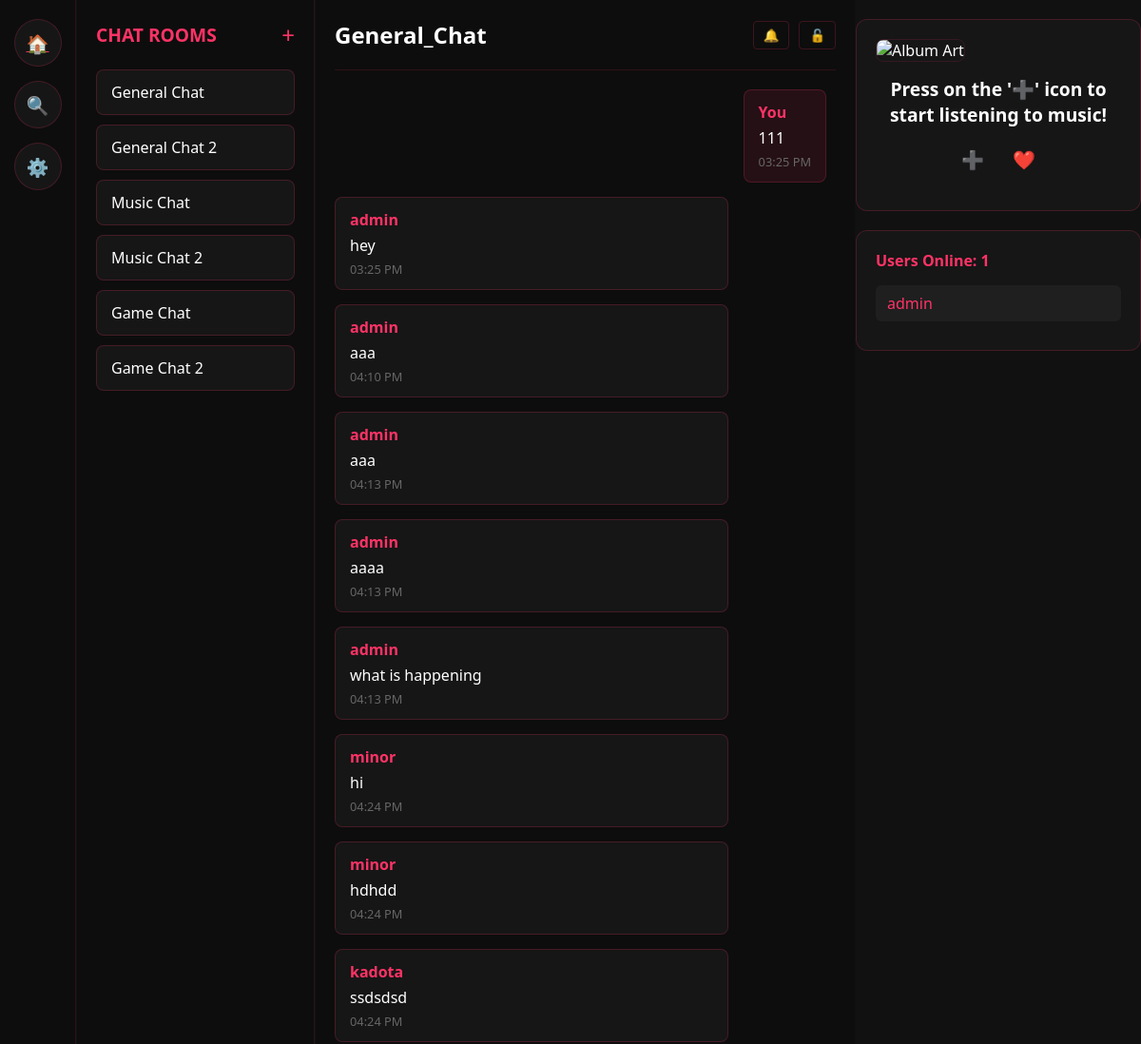
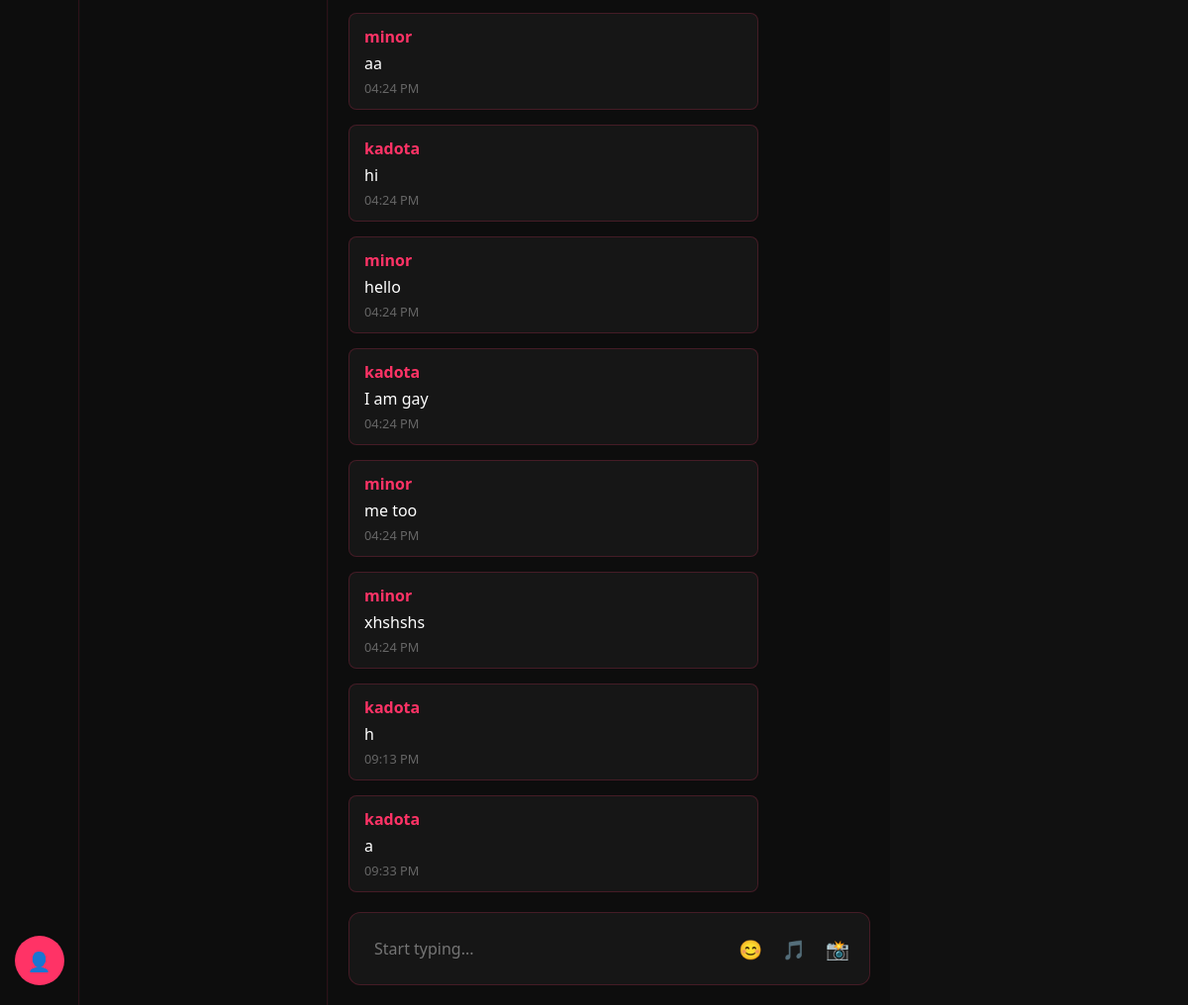
Screenshot of /home/chat/General_Chat/ (signed in) with the database file from the repository (2 pictures, top to bottom).
### Chat/models.py (models this page shows, shortened)
class ChatRoom(models.Model):
    room_name = models.CharField(max_length=100, unique=True)
    online_count = models.IntegerField(blank=True)
    online_users = models.JSONField(default=list, blank=True)

class ChatRoomMessages(models.Model):
    room = models.ForeignKey(ChatRoom, related_name="chat_messages", on_delete=models.CASCADE)
    sender = models.ForeignKey(settings.AUTH_USER_MODEL, on_delete=models.CASCADE)
    message = models.CharField(max_length=250)
    created = models.DateTimeField(default=datetime.datetime.now())
    class Meta:
        ordering = ['-created']

### Auth/models.py (models this page shows, shortened)
class CustomUser(AbstractBaseUser, PermissionsMixin):
    username = models.CharField(
        max_length=75,
        unique=True,
        validators=[MinLengthValidator(3)],
        error_messages={
            'unique': "A user with that username already exists.",
        }
    )
    email = models.EmailField(
        max_length=256,
        unique=True,
        validators=[EmailValidator()],
        error_messages={
            'unique': "A user with that email address already exists.",
        }
    )
    is_active = models.BooleanField(default=True)
    is_admin = models.BooleanField(default=False)
    is_staff = models.BooleanField(default=False)
    is_superuser = models.BooleanField(default=False)
    date_joined = models.DateTimeField(default=timezone.now)
    last_login = models.DateTimeField(blank=True, null=True)
    objects = CustomUserManager()
    USERNAME_FIELD = 'username'
    REQUIRED_FIELDS = ['email']
    class Meta:
        verbose_name = 'user'
        verbose_name_plural = 'users'
        ordering = ['-date_joined']

### Chat/views.py (the view)
# urls.py: path('home/chat/<str:chatroom>/', chatView, name='chatViewLogic'),
@login_required
def chatView(request, chatroom):
    chat_room = get_object_or_404(ChatRoom, room_name=chatroom)
    chat_messages = chat_room.chat_messages.all().order_by('created')
    action = request.POST.get('action')
    status = "valid"
    if action == "next-song":
        songs =Music.objects.all()
        randomsong = random.choice(songs)
        context = {
            'chat_room': chat_room,
            'chat_messages': chat_messages,
            'songs': randomsong,
            'status': status,
        }
        return render(request, 'chat/chat.html', context)
    else:
        songs = Music.objects.all()
        randomsong = random.choice(songs)
        context = {
            'chat_room': chat_room,
            'chat_messages': chat_messages,
        }
        return render(request, 'chat/chat.html', context)

### Chat/templates/chat/chat.html (shortened to what this page needs)
{% load static %}
<!DOCTYPE html>
<html lang="en">
<head>
    <link href="https://cdnjs.cloudflare.com/ajax/libs/font-awesome/6.0.0/css/all.min.css" rel="stylesheet">
    <link rel="stylesheet" href="{% static 'chatstyle.css' %}">
</head>
<body>
    <div class="container">
        <div class="side-nav">
            <a class="nav-button" href="{% url 'homeChatViewLogic' %}">🏠</a>
            <button class="nav-button">🔍</button>
            <button class="nav-button">⚙️</button>
            <button class="nav-button profile-button">👤</button>
        </div>
        <div class="chat-rooms">
            <div class="chat-rooms-header">
                <h2>Chat Rooms</h2>
                <button class="add-room">+</button>
            </div>
            <div class="room-list">
                <a href="{% url 'chatViewLogic' chatroom='General_Chat' %}"><div class="room-item">General Chat</div></a>
                <a href="{% url 'chatViewLogic' chatroom='General_Chat_2' %}"><div class="room-item">General Chat 2</div></a>
                <a href="{% url 'chatViewLogic' chatroom='Music_Chat' %}"><div class="room-item">Music Chat</div></a>
                <a href="{% url 'chatViewLogic' chatroom='Music_Chat_2' %}"><div class="room-item">Music Chat 2</div></a>
                <a href="{% url 'chatViewLogic' chatroom='Game_Chat' %}"><div class="room-item">Game Chat</div></a>
                <a href="{% url 'chatViewLogic' chatroom='Game_Chat_2' %}"><div class="room-item">Game Chat 2</div></a>
            </div>
        </div>
        <div class="chat-section">
            <div class="chat-header">
                <h2>{{chat_room.room_name}}</h2>
                <div class="chat-header-actions">
                    <button>🔔</button>
                    <button>🔓</button>
                </div>
            </div>
            <div class="chat-messages">
                {% for message in chat_messages %}
                {% if message.sender.username != request.user.username%}
                <div class="message">
                    <div class="user">{{ message.sender.username }} </div>
                    {{ message.message }}
                    <div class="timestamp">{{ message.created|date:"h:i A" }}</div>
                </div>
                {% else %}
                <div class="message sent">
                    <div class="user">You</div>
                    {{ message.message }}
                    <div class="timestamp">{{ message.created|date:"h:i A" }}</div>
                </div>
                {% endif %}
                {% endfor %}
            </div>
            <div class="input-area">
                <input type="text" placeholder="Start typing...">
                <div class="input-actions">
                    <button>😊</button>
                    <button>🎵</button>
                    <button>📸</button>
                </div>
            </div>
        </div>
        <div class="right-panel">
<div class="music-player">
    {% if songs%}
        {% if status == "valid" %}
        <img src="{{ songs.thumbnail.url }}" alt="Album Art" class="album-art">
        <div class="track-info">
            <h3>{{ songs.title }}</h3>
            <p>{{ songs.artist }}</p>
        </div>
        <audio controls>
            <source src="{{ songs.song.url }}" type="audio/mpeg">
            Your browser does not support the audio element.
        </audio>
        {%else%}
        {% comment %} <img src="{{ songs.thumbnail.url }}" alt="Album Art" class="album-art"> {% endcomment %}
        <div class="track-info">
            <h3>Not enough messages! Would you like to play a random song instead?</h3>
            <button>Yes </button>
            <button>No </button>
        </div>
        {%endif%}
    {% else %}
    <img src="https://media.discordapp.net/attachments/958193242892042261/1312454536354599043/image.png?ex=67547709&is=67532589&hm=a9118e22ee5eb5cd675d023041f6f98ba062c1b0e26127fa93e9b8548ff703f2&=&format=webp&quality=lossless" alt="Album Art" class="album-art">
    <div class="track-info">
        <h3>Press on the '➕' icon to start listening to music!</h3>
    </div>
    {% endif %}
    <div class="player-controls">
        <form method="post">
        <button type="submit" id="next-song" name="action" value="next-song" >➕</button>
    </form>
        <button type="submit" id="like-song" name="action" value="like-song">❤️</button>
    </div>
</div>
            <div class="users-section">
                <div class="online-count">
                    <span id='online-count'>Users Online: {{ chat_room.online_count}}</span>
                </div>
                <ul class="users-list">
                    {%for user in chat_room.online_users%}
                    {% if user %}
                    <li>
                        <a href= {%url 'profile' user%}><span> {{user}} </span>
                    </li>
                    {%endif%}
                    {%endfor%}
                </ul>
            </div>
        </div>
    </div>
</body>
</html>

### Chat/static/chatstyle.css (style rules this page uses)
* { margin: 0; padding: 0; box-sizing: border-box; font-family: 'Segoe UI', Tahoma, Geneva, Verdana, sans-serif; }
body { background-color: #0a0a0a; color: #fff; min-height: 100vh; overflow: hidden; }
.container { display: grid; grid-template-columns: 80px 250px 1fr 300px; height: 100vh; gap: 1px; background: #111; }
.side-nav { background: #0d0d0d; padding: 20px 10px; display: flex; flex-direction: column; align-items: center; gap: 15px; border-right: 1px solid #ff336622; }
.nav-button { width: 50px; height: 50px; border-radius: 50%; background: #161616; border: 1px solid #ff336633; color: #ff3366; cursor: pointer; transition: all 0.3s ease; display: flex; align-items: center; justify-content: center; font-size: 1.2rem; }
.profile-button { margin-top: auto; background: #ff3366; color: white; }
.chat-rooms { background: #0d0d0d; padding: 20px; border-right: 1px solid #ff336622; }
.chat-rooms-header { display: flex; justify-content: space-between; align-items: center; margin-bottom: 20px; }
.chat-rooms h2 { color: #ff3366; font-size: 1.2rem; text-transform: uppercase; }
.add-room { background: transparent; border: none; color: #ff3366; cursor: pointer; font-size: 1.5rem; transition: transform 0.3s ease; }
.room-list { display: flex; flex-direction: column; gap: 10px; max-height: calc(100vh - 100px); overflow-y: auto; }
.room-list a { text-decoration: none; color: inherit; }
.room-item { padding: 12px 15px; background: #161616; border: 1px solid #ff336633; border-radius: 8px; cursor: pointer; transition: all 0.3s ease; display: flex; justify-content: space-between; align-items: center; }
.chat-section { background: #0d0d0d; display: flex; flex-direction: column; padding: 20px; height: 100vh; overflow: hidden; }
.chat-header { padding-bottom: 20px; border-bottom: 1px solid #ff336622; margin-bottom: 20px; display: flex; justify-content: space-between; align-items: center; flex-shrink: 0; }
.chat-header-actions { display: flex; gap: 10px; }
.chat-header-actions button { background: transparent; border: 1px solid #ff336633; color: #ff3366; padding: 5px 10px; border-radius: 4px; cursor: pointer; transition: all 0.3s ease; }
.chat-messages { flex: 1; overflow-y: auto; padding-right: 10px; display: flex; flex-direction: column; gap: 15px; margin-bottom: 20px; scroll-behavior: smooth; }
.message { padding: 12px 15px; background: #161616; border: 1px solid #ff336633; border-radius: 8px; max-width: 80%; position: relative; animation: fadeIn 0.3s ease; }
.message .timestamp { font-size: 0.8rem; color: #666; margin-top: 5px; }
.message .user { color: #ff3366; font-weight: bold; margin-bottom: 5px; }
.message.sent { margin-left: auto; background: #ff33661a; }
.input-area { margin-top: auto; display: flex; gap: 15px; padding: 15px; background: #161616; border: 1px solid #ff336633; border-radius: 12px; flex-shrink: 0; }
.input-area input { flex: 1; padding: 10px; background: transparent; border: none; color: #fff; font-size: 1rem; }
.input-actions { display: flex; gap: 10px; }
.input-actions button { background: transparent; border: none; color: #ff3366; cursor: pointer; font-size: 1.2rem; transition: transform 0.3s ease; padding: 0 5px; }
.music-player { max-width: 400px; background: #161616; border-radius: 12px; padding: 20px; border: 1px solid #ff336633; margin: 20px auto; }
.album-art { width: 100%; height: 300px; object-fit: cover; border-radius: 8px; margin-bottom: 15px; border: 1px solid #ff336622; }
.track-info { text-align: center; margin-bottom: 15px; }
.track-info h3 { margin: 0; font-size: 1.2rem; color: #fff; }
.player-controls { display: flex; justify-content: center; gap: 20px; margin: 15px 0; }
.player-controls button { background: none; border: none; font-size: 1.2rem; cursor: pointer; padding: 5px; color: #ff3366; transition: transform 0.3s ease; }
.users-section { background: #161616; border: 1px solid #ff336633; border-radius: 12px; padding: 20px; margin-top: 20px; }
.online-count { color: #ff3366; margin-bottom: 15px; font-weight: bold; display: flex; justify-content: space-between; align-items: center; }
.users-list { list-style: none; display: flex; flex-direction: column; gap: 10px; }
.users-list a { text-decoration: none; color: #ff3366; }
.users-list li { padding: 8px 12px; background: #1f1f1f; border-radius: 6px; display: flex; justify-content: space-between; align-items: center; transition: all 0.3s ease; }

### rows the page displays
ChatRoom: room_name "General_Chat", online_count "1"
ChatRoomMessages: message "111", created "03:25 PM"
ChatRoomMessages: sender.username "admin", message "hey", created "03:25 PM"
ChatRoomMessages: sender.username "admin", message "aaa", created "04:10 PM"
ChatRoomMessages: sender.username "admin", message "aaa", created "04:13 PM"
ChatRoomMessages: sender.username "admin", message "aaaa", created "04:13 PM"
ChatRoomMessages: sender.username "admin", message "what is happening", created "04:13 PM"
ChatRoomMessages: sender.username "minor", message "hi", created "04:24 PM"
ChatRoomMessages: sender.username "minor", message "hdhdd", created "04:24 PM"
ChatRoomMessages: sender.username "kadota", message "ssdsdsd", created "04:24 PM"
ChatRoomMessages: sender.username "minor", message "aa", created "04:24 PM"
ChatRoomMessages: sender.username "kadota", message "hi", created "04:24 PM"
ChatRoomMessages: sender.username "minor", message "hello", created "04:24 PM"
ChatRoomMessages: sender.username "kadota", message "I am gay", created "04:24 PM"
ChatRoomMessages: sender.username "minor", message "me too", created "04:24 PM"
ChatRoomMessages: sender.username "minor", message "xhshshs", created "04:24 PM"
ChatRoomMessages: sender.username "kadota", message "h", created "09:13 PM"
ChatRoomMessages: sender.username "kadota", message "a", created "09:33 PM"

### other values shown
{{ user }} "admin"
